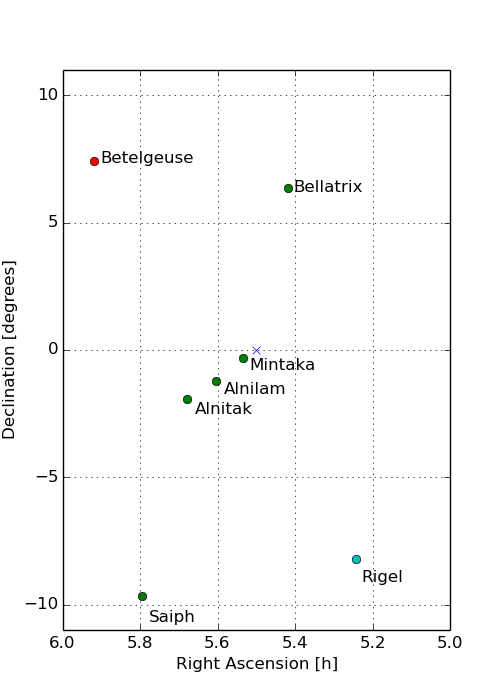

Python code for this plot:
import numpy as np
import pylab as plt
plt.rcParams['figure.figsize'] = (5, 7) #(width, height)

def draw_orion():
    names = ["Center","Betelgeuse","Rigel","Bellatrix","Mintaka","Alnilam","Alnitak","Saiph"]
    RA = [5+30.0/60,5+55.0/60+10.3053/3600,5+14.0/60+32.272/3600,5+25.0/60+7.9/3600,5+32.0/60+0.4/3600,5+36.0/60+12.8/3600,5+40.0/60+45.5/3600,5+47.0/60+45.4/3600]
    DEC = [0,7+24.0/60+25.426/3600,-8-12.0/60-5.91/3600,6+20.0/60+59.0/3600,-17.0/60-57.0/3600,-1-12.0/60-6.9/3600,-1-56.0/60-34.0/3600,-9-40.0/60-11.0/3600]

    fig = plt.figure()
    ax = fig.add_subplot(111)
    plt.plot(RA[0],DEC[0],"bx")
    plt.hold("on")
    plt.plot(RA[1],DEC[1],"ro")
    plt.plot(RA[2],DEC[2],"co")
    plt.plot(RA[3:],DEC[3:],"go")   
    counter = 1
    for xy in zip(RA[1:], DEC[1:]):                                              
        ax.annotate(names[counter], xy=xy, textcoords='offset points',horizontalalignment='left',
            verticalalignment='top')  
        counter = counter + 1
    plt.xlim([5,6])
    plt.xlabel("Right Ascension [h]")
    plt.ylim([-11,11])
    plt.ylabel("Declination [degrees]")
    plt.gca().invert_xaxis()
    plt.grid()
    plt.savefig('orion_fig.png')
    plt.show()  

    C_RA = RA[0]*(np.pi/12)
    print "C_RA = ",C_RA
    B_RA = RA[1]*(np.pi/12)
    print "B_RA = ",B_RA
    R_RA = RA[2]*(np.pi/12)
    print "R_RA = ",R_RA

    delta_B_RA = B_RA - C_RA 
    print "delta_B_RA = ",delta_B_RA
    delta_R_RA = R_RA - C_RA
    print "delta_R_RA = ",delta_R_RA

    C_DEC = DEC[0]*(np.pi/180)
    print "C_DEC = ",C_DEC
    B_DEC = DEC[1]*(np.pi/180)
    print "B_DEC = ",B_DEC
    R_DEC = DEC[2]*(np.pi/180)
    print "R_DEC = ",R_DEC

    delta_B_DEC = B_DEC - C_DEC

    l_B = np.cos(B_DEC)*np.sin(delta_B_RA)
    print "l_B = ",l_B*(180/np.pi)
    m_B = np.sin(B_DEC)*np.cos(C_DEC)-np.cos(B_DEC)*np.sin(C_DEC)*np.cos(delta_B_RA)
    print "m_B = ",m_B*(180/np.pi)    

    l_R = np.cos(R_DEC)*np.sin(delta_R_RA)
    print "l_R = ",l_R*(180/np.pi)
    m_R = np.sin(R_DEC)*np.cos(R_DEC)-np.cos(R_DEC)*np.sin(C_DEC)*np.cos(delta_R_RA)
    print "m_R = ",m_R*(180/np.pi)
    
    theta_1 = np.sqrt(l_B**2+m_B**2)*(180/np.pi)
    theta_2 = np.arcsin(np.sqrt(l_B**2+m_B**2))*(180/np.pi)
    theta_3 = np.arccos(np.cos(delta_B_RA)*np.cos(delta_B_DEC))*(180/np.pi)
    theta_4 = np.sqrt(delta_B_RA**2 + delta_B_DEC)*(180/np.pi) 

    print "theta_1 = ", theta_1 
    print "theta_2 = ", theta_2 
    print "theta_3 = ", theta_3
    print "theta_4 = ", theta_4    


    RA_rad = np.array(RA)*(np.pi/12)
    DEC_rad = np.array(DEC)*(np.pi/180)
    RA_delta_rad = RA_rad-RA_rad[0]

    l = np.cos(DEC_rad)*np.sin(RA_delta_rad)*(180/np.pi)
    m = (np.sin(DEC_rad)*np.cos(DEC_rad[0])-np.cos(DEC_rad)*np.sin(DEC_rad[0])*np.cos(RA_delta_rad))*(180/np.pi)
    print "l = ",l
    print "m = ",m
    plt.hold("off")
    plt.xlim([-8,8])
    plt.ylim([-10,10])
    plt.xlabel("$l$ [degrees]")
    plt.ylabel("$m$ [degrees]")
    plt.plot(l[0],m[0],"bx")
    plt.hold("on")
    plt.plot(l[1],m[1],"ro")
    plt.plot(l[2],m[2],"co")
    plt.plot(l[3:],m[3:],"go") 
    
    counter = 1
    for xy in zip(l[1:], m[1:]):                                              
        ax.annotate(names[counter], xy=xy, textcoords='offset points',horizontalalignment='left',
            verticalalignment='top')  
        counter = counter + 1
    plt.gca().invert_xaxis()
    plt.grid()
    plt.show()

if  __name__=="__main__":
    draw_orion()
    
